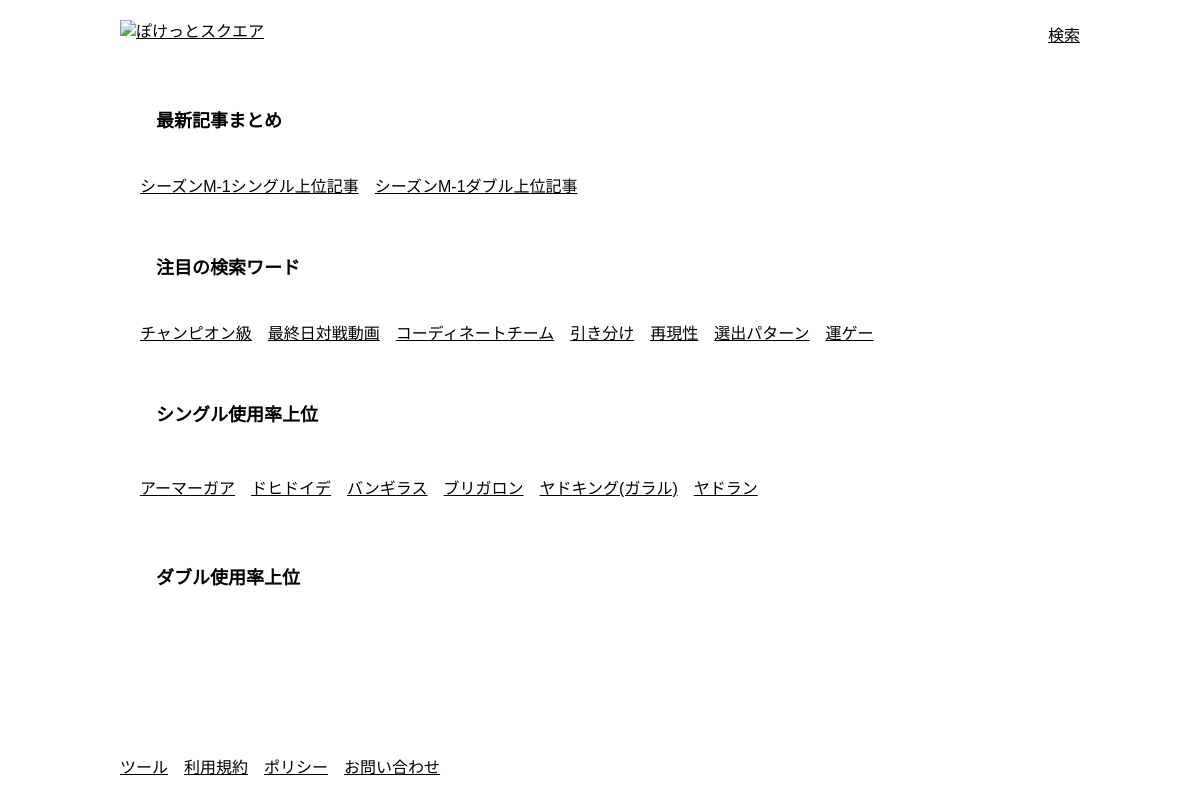
The page / on the database its author committed.
### tables this page shows
CREATE TABLE seasons (
	id INTEGER NOT NULL, 
	name VARCHAR(255) NOT NULL, 
	sort_order INTEGER NOT NULL, 
	PRIMARY KEY (id), 
	UNIQUE (name), 
	UNIQUE (sort_order)
);

CREATE TABLE trends (
	id INTEGER NOT NULL, 
	name VARCHAR(255) NOT NULL, 
	PRIMARY KEY (id), 
	UNIQUE (name)
);

CREATE TABLE pokemons (
	id INTEGER NOT NULL, 
	name VARCHAR(255) NOT NULL, 
	PRIMARY KEY (id), 
	UNIQUE (name)
);

### app.py (the view)
@app.route('/')
def index():
    with engine.connect() as conn:
        return render_template(
            'page/index.jinja',
            title='トップ',
            all_rules=ALL_RULES,
            latest_season=get_all_seasons(conn)[0],
            all_trends=get_all_trends(conn),
            usage_ranking={rule: get_usage_ranking(conn, rule) for rule in ALL_RULES}
        )

### utils/helpers.py (called while the page is built)
def get_all_seasons(conn):
    return tuple(
        {'name': row.name, 'sort_order': row.sort_order}
        for row in conn.execute(
            select(seasons.c.name, seasons.c.sort_order).order_by(desc(seasons.c.sort_order))
        )
    )

def get_all_trends(conn):
    return tuple(
        {'name': row.name}
        for row in conn.execute(
            select(trends.c.name).order_by(asc(trends.c.id))
        )
    )

def get_usage_ranking(conn, rule):
    return tuple(
        {'name': row.name}
        for row in conn.execute(
            select(pokemons.c.name, func.count(pokemons.c.name).label('count'))
            .join(article_pokemons, pokemons.c.id == article_pokemons.c.pokemon_id)
            .join(articles, articles.c.id == article_pokemons.c.article_id)
            .where(articles.c.rule == rule)
            .group_by(pokemons.c.name, pokemons.c.id)
            .order_by(desc('count'), asc(pokemons.c.id))
            .limit(6)
        )
    )

def static_file(filename, **values):
    path = os.path.join(current_app.root_path, 'static', filename)
    values['v'] = int(os.stat(path).st_mtime)
    return url_for('static', filename=filename, **values)

### templates/page/index.jinja (shortened to what this page needs)
{% macro card(title) %}
    <article>
        <div>
            <h1>{{ title }}</h1>
        </div>
        <div class="flex flex-wrap gap-4">
            {{ caller() }}
        </div>
    </article>
{% endmacro %}
{% extends 'layout/base.jinja' %}
{% block content %}
    {% call card('最新記事まとめ') %}
        {% for rule in all_rules %}
            <a href="{{ url_for(
                'search', rule=rule, sort='順位順',
                season_start=latest_season.name,
                season_end=latest_season.name
            ) }}">シーズン{{ latest_season.name ~ rule }}上位記事</a>
        {% endfor %}
    {% endcall %}
    {% call card('注目の検索ワード') %}
        {% for trend in all_trends %}
            <a href="{{ url_for('search', keyword=trend.name) }}">{{ trend.name }}</a>
        {% endfor %}
    {% endcall %}
    {% for rule in all_rules %}
        {% call card(rule ~ '使用率上位') %}
            {% for pokemon in usage_ranking[rule] %}
                <a href="{{ url_for('search', pokemon1=pokemon.name) }}">
                    {{ pokemon.name }}
                </a>
            {% endfor %}
        {% endcall %}
    {% endfor %}
{% endblock %}

### templates/layout/base.jinja (shortened to what this page needs)
{% from 'layout/_consts.jinja' import storage_url %}
<!DOCTYPE html>
<html lang="ja">
<head>
    <link rel="stylesheet" href="https://cdn.jsdelivr.net/npm/open-color@1.9.1/open-color.min.css">
    <link rel="stylesheet" href="{{ static_file('css/abyss.css') }}">
    <link rel="stylesheet" href="{{ static_file('css/cornet.css') }}">
    <link rel="stylesheet" href="{{ static_file('css/iroha.css') }}">
    <link rel="stylesheet" href="{{ static_file('css/style.css') }}">
</head>
<body>
    <header>
        <nav>
            <a href="{{ url_for('index')  }}">
                <img alt="ぽけっとスクエア" height="32" src="{{ storage_url }}/common/site-logo.png">
            </a>
            <a href="{{ url_for('search') }}">検索</a>
        </nav>
    </header>
    <main>
        {% block content %}{% endblock %}
    </main>
    <footer>
        <nav>
            <a href="{{ url_for('tools') }}">ツール</a>
            <a href="{{ url_for('terms') }}">利用規約</a>
            <a href="{{ url_for('policy') }}">ポリシー</a>
            <a href="{{ url_for('inquiry') }}">お問い合わせ</a>
        </nav>
    </footer>
</body>
</html>

### static/css/abyss.css (style rules this page uses)
:root { --z-index-abyss: 1000; }

### static/css/cornet.css (style rules this page uses)
:root { --z-index-cornet: 1000; }

### static/css/style.css (style rules this page uses)
a { align-items: center; color: var(--oc-blue-7); display: inline-flex; text-decoration: underline; }
body { background-color: var(--oc-gray-1); color: var(--oc-gray-8); font-family: 'Noto Sans JP', sans-serif; line-height: 1.5; margin: 0; min-height: 100vh; }
h1 { border-left: 4px solid var(--oc-blue-7); font-size: 1.125rem; margin: 0; padding-left: 1rem }
img { display: block; }
main { display: flex; flex-direction: column; gap: 1rem; margin: auto; max-width: 60rem; padding: 1rem; }
.flex { display: flex; }
.flex-wrap { flex-wrap: wrap; }
.gap-4 { gap: 1rem; }

### rows shown on the page
seasons: name "M-1シングル" "M-1ダブル"
trends: name "チャンピオン級"
trends: name "最終日対戦動画"
trends: name "コーディネートチーム"
trends: name "引き分け"
trends: name "再現性"
trends: name "選出パターン"
trends: name "運ゲー"
pokemons: name "アーマーガア"
pokemons: name "ドヒドイデ"
pokemons: name "バンギラス"
pokemons: name "ブリガロン"
pokemons: name "ヤドキング(ガラル)"
pokemons: name "ヤドラン"

### other values the page prints
{{ title }} "最新記事まとめ 注目の検索ワード" "シングル使用率上位" "ダブル使用率上位"
